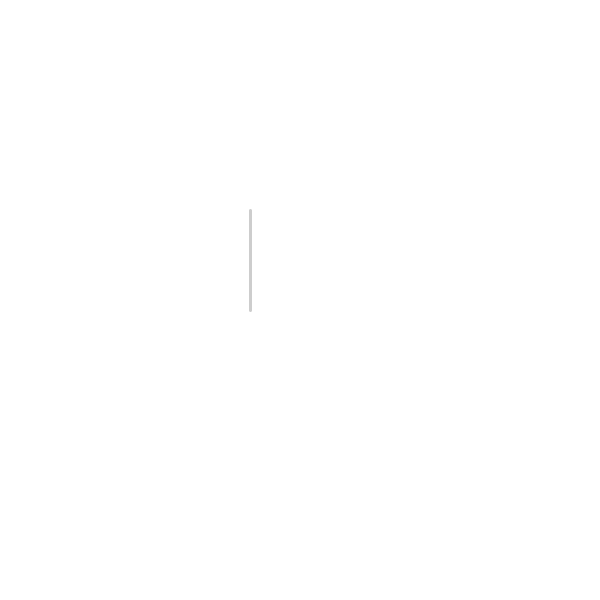
Frame 1 (no input)
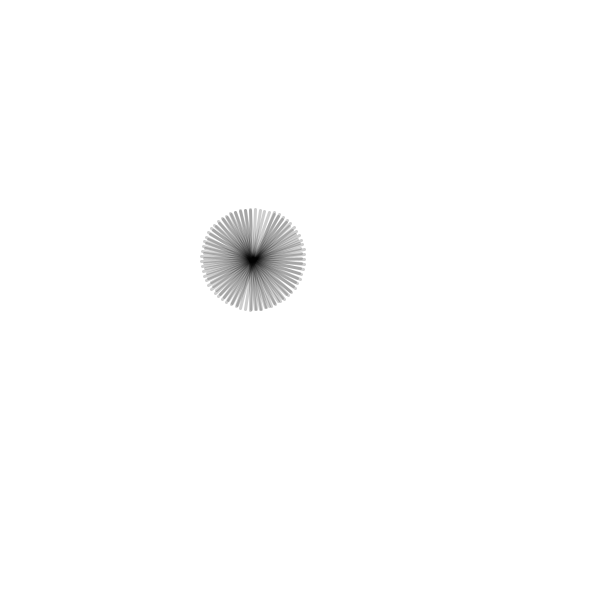
Frame 60 (the mouse pressed at the canvas centre just before this capture)
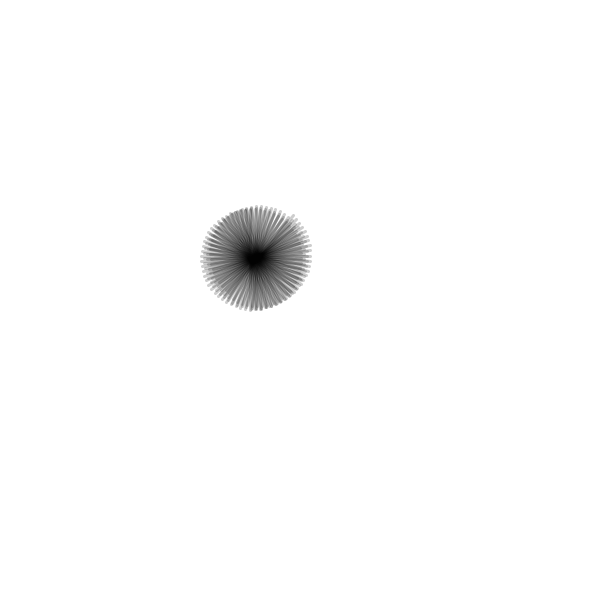
Frame 120 (the mouse held since frame 60 and released just before this capture)

The Processing sketch that drew these frames (run headless with seeded random() and noise(); from frame 60 on, the mouse is pressed at the canvas centre):

// Processing sketch: test_31_pde
// ── test_31_pde.pde
void setup() {
   size(600, 600);
   background(255);
   smooth();
   strokeWeight(3);
   //noLoop();
}

float counter = 0;
float counter2 = 0;
float nx, ny;
float cx = 250;
float cy = 250;
float cRadius = 10;

void draw() {
   stroke(0, 50);
   float nx = sin(counter2) * cRadius + cx;
   float ny = cos(counter2) * cRadius + cy;
   
   float x1 = nx - sin(counter) * 50;
   float y1 = ny - cos(counter) * 50;
   float x2 = nx + sin(counter) * 50;
   float y2 = ny + cos(counter) * 50;
   line(x1, y1, x2, y2);
   
   counter += 0.1;
   if(counter > 2 * PI) {
      counter = 0; 
   }
   counter2 += 0.01;
   cRadius += counter2 / 30;
   if(counter2 > 2 * PI) {
      counter2 = 0; 
   }
}
